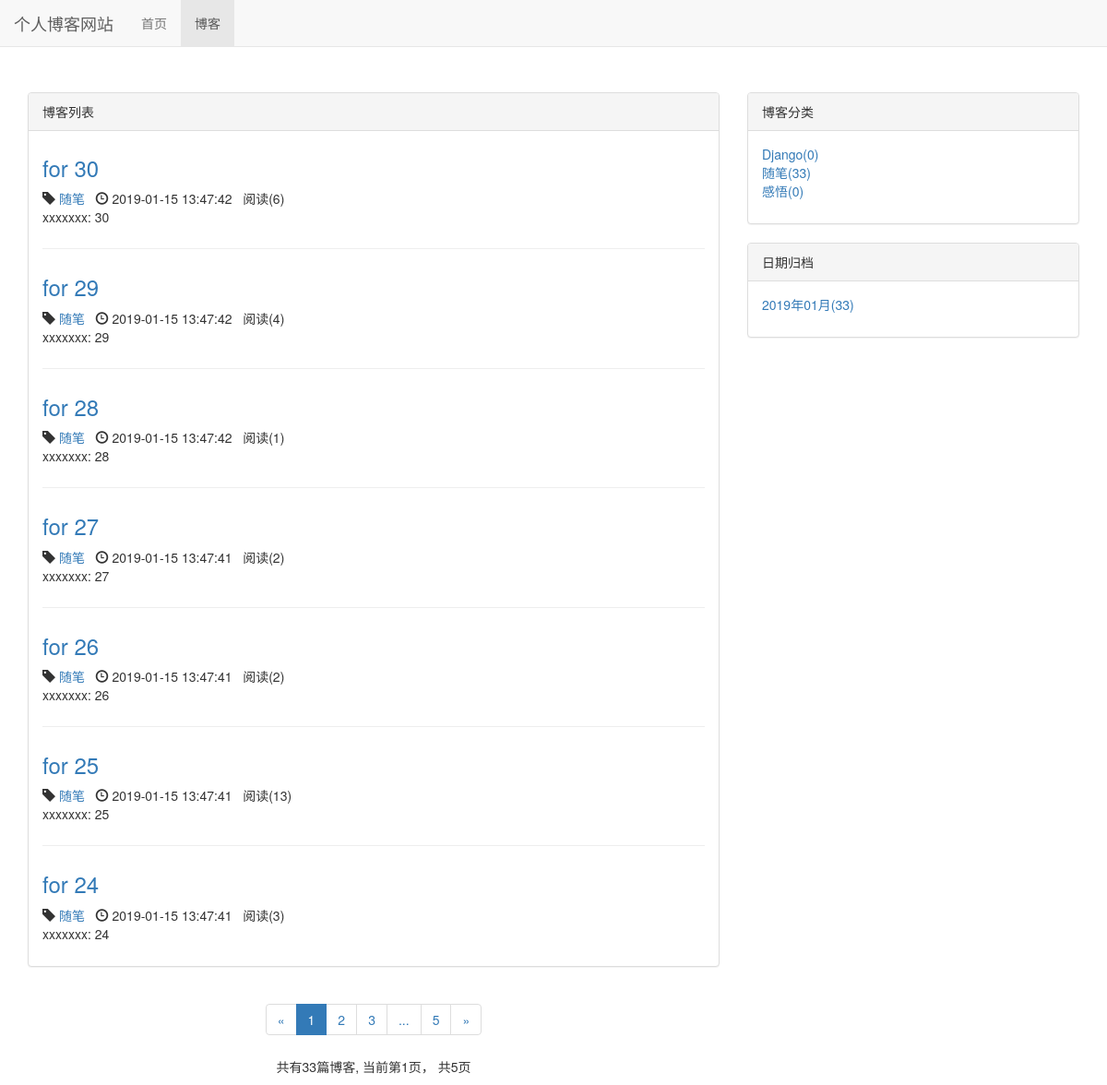
Screenshot of /blog/ with the database file from the repository.
### blog/models.py (models this page shows, shortened)
class Blog(models.Model, ReadNumMethod):
    title = models.CharField(max_length=50)
    blog_type = models.ForeignKey(BlogType, on_delete=models.DO_NOTHING)
    content = RichTextUploadingField()
    author = models.ForeignKey(User, on_delete=models.DO_NOTHING)
    read_details = GenericRelation(ReadDetail)
    created_time = models.DateTimeField(auto_now_add=True)
    last_updated_time = models.DateTimeField(auto_now=True)
    class Meta:
        ordering = ['-created_time']

class BlogType(models.Model):
    type_name = models.CharField(max_length=15)
    def __str__(self):
        return self.type_name

### read_statistics/models.py (models this page shows)
class ReadNum(models.Model):
    read_num = models.IntegerField(default=0)
    content_type = models.ForeignKey(ContentType, on_delete=models.DO_NOTHING)
    object_id = models.PositiveIntegerField()
    content_object = GenericForeignKey('content_type', 'object_id')

### blog/views.py (the view)
# urls.py: path('', views.blog_list, name="blog_list"),
def blog_list(request):
    blogs_all_list = Blog.objects.all()
    context = get_blog_list_common_data(request, blogs_all_list)
    return render(request, 'blog/blog_list.html', context)

### read_statistics/models.py (called while the page is built)
    def get_read_num(self):
        try:
            ct = ContentType.objects.get_for_model(self)
            readnum = ReadNum.objects.get(content_type=ct, object_id=self.pk)
            return readnum.read_num
        except exceptions.ObjectDoesNotExist:
            return 0

### blog/templates/blog/blog_list.html (shortened to what this page needs)
{% extends 'base.html' %}
{% block nav_blog_active %}active{% endblock %}
{% load staticfiles %}
{% block header_extends %}
    <link rel="stylesheet" href="{% static 'blog/blog.css' %}">
{% endblock %}
{% block content %}
    <div class="container">
        <div class="row">
            <div class="col-xs-12 col-sm-8">
                <div class="panel panel-default">
                    <div class="panel-heading">{% block blog_list_title %}博客列表
                        {% endblock %}
                    </div>
                    <div class="panel-body">
                        {% for blog in blogs %}
                            <div class="blog">
                                <h3><a href="{% url 'blog_detail' blog.pk %}">{{ blog.title }}</a></h3>
                                <p class="blog-info">
                                    <span class="glyphicon glyphicon-tag"></span>
                                    <a href="{% url 'blogs_with_type' blog.blog_type.pk %}">{{ blog.blog_type }}</a>&nbsp;&nbsp;
                                    <span class="glyphicon glyphicon-time"></span>
                                    {{ blog.created_time|date:"Y-m-d H:i:s" }}&nbsp;&nbsp;
                                    阅读({{ blog.get_read_num }})
                                </p>
                                <p>{{ blog.content|truncatechars:120 }}</p>
                            </div>
                        {% empty %}
                            <div class="blog">
                                <h3>暂无博客，敬请期待</h3>
                            </div>
                        {% endfor %}
                    </div>
                </div>
                <div class="paginator">
                    <ul class="pagination">
                        <li>
                            {% if page_of_blogs.has_previous %}
                                <a href="?page={{ page_of_blogs.previous_page_number }}" aria-label="Previous">
                                    <span aria-hidden="true">&laquo;</span>
                                </a>
                            {% else %}
                                <span aria-hidden="true">&laquo;</span>
                            {% endif %}
                        </li>
                        {% for page_num in page_range %}
                            {% if page_num == page_of_blogs.number %}
                                <li class="active"><span>{{ page_num }}</span></li>
                            {% else %}
                                {% if page_num == '...' %}
                                    <li><span>{{ page_num }}</span></li>
                                {% else %}
                                    <li><a href="?page={{ page_num }}">{{ page_num }}</a></li>
                                {% endif %}
                            {% endif %}
                        {% endfor %}
                        <li>
                            {% if page_of_blogs.has_next %}
                                <a href="?page={{ page_of_blogs.next_page_number }}" aria-label="Next">
                                    <span aria-hidden="true">&raquo;</span>
                                </a>
                            {% else %}
                                <span aria-hidden="true">&raquo;</span>
                            {% endif %}
                        </li>
                    </ul>
                    <p>
                    共有{{ page_of_blogs.paginator.count }}篇博客,
                    当前第{{ page_of_blogs.number }}页，
                    共{{ page_of_blogs.paginator.num_pages }}页
                    </p>
                </div>
            </div>
            <div class="hidden-xs col-sm-4">
                <div class="panel panel-default">
                    <div class="panel-heading">博客分类</div>
                    <div class="panel-body">
                        <ul class="blog-types">
                            {% for blog_type in blog_types %}
                                <li>
                                    <a href="{% url 'blogs_with_type' blog_type.pk %}">
                                        {{ blog_type.type_name }}({{ blog_type.blog_count }})
                                    </a>
                                </li>
                            {% empty %}
                                <li>暂无分类</li>
                            {% endfor %}
                        </ul>
                    </div>
                </div>
                <div class="panel panel-default">
                    <div class="panel-heading">日期归档</div>
                    <div class="panel-body">
                        <ul>
                            {% for blog_date, blog_count in blog_dates.items %}
                                <li>
                                    <a href="{% url 'blogs_with_date' blog_date.year blog_date.month %}">
                                    {{ blog_date|date:"Y年m月" }}({{ blog_count }})
                                    </a>
                                </li>
                            {% endfor %}
                        </ul>
                    </div>
                </div>
            </div>
        </div>
    </div>
{% endblock %}

### templates/base.html (shortened to what this page needs)
{% load staticfiles %}
<!DOCTYPE html>
<html lang="zh-CN">
<head>
    <link rel="stylesheet" href="{% static 'base.css' %}">
    <link rel="stylesheet" href="{% static 'bootstrap-3.3.7/css/bootstrap.min.css' %}">
    {% block header_extends %}{% endblock %}
</head>
<body>
    <div class="navbar navbar-default navbar-fixed-top" role="navigation">
        <div class="container-fluid">
            <div class="navbar-header">
                <a class="navbar-brand" href="{% url 'home' %}">个人博客网站</a>
            </div>
            <div id="navbar-collapse" class="collapse navbar-collapse">
                <ul class="nav navbar-nav">
                <li class="{% block nav_home_active %}{% endblock %}">
                    <a href="{% url 'home' %}">首页</a>
                </li>
                <li class="{% block nav_blog_active %}{% endblock %}">
                    <a href="{% url 'blog_list' %}">博客</a>
                </li>
            </ul>
            </div>
        </div>
    </div>
    {% block content %}{% endblock %}
</body>
</html>

### static/base.css (style rules this page uses)
* { margin: 0; padding: 0; }
body { margin-top: 100px!important; }
ul { list-style-type: none!important; }

### blog/static/blog/blog.css (style rules this page uses)
ul.blog-types { list-style-type: none; }
div.blog:not(:last-child) { margin-bottom: 2em; padding-bottom: 1em; border-bottom: 1px solid #eee; }
div.blog h3 { margin-top: 0.5em; }
div.blog p.blog-info { margin-bottom: 0; }
div.paginator { text-align: center; }

### rows the page displays
Blog: title "for 30", blog_type "随笔", created_time "2019-01-15 13:47:42", get_read_num "6", content "xxxxxxx: 30"
Blog: title "for 29", blog_type "随笔", created_time "2019-01-15 13:47:42", get_read_num "4", content "xxxxxxx: 29"
Blog: title "for 28", blog_type "随笔", created_time "2019-01-15 13:47:42", get_read_num "1", content "xxxxxxx: 28"
Blog: title "for 27", blog_type "随笔", created_time "2019-01-15 13:47:41", get_read_num "2", content "xxxxxxx: 27"
Blog: title "for 26", blog_type "随笔", created_time "2019-01-15 13:47:41", get_read_num "2", content "xxxxxxx: 26"
Blog: title "for 25", blog_type "随笔", created_time "2019-01-15 13:47:41", get_read_num "13", content "xxxxxxx: 25"
Blog: title "for 24", blog_type "随笔", created_time "2019-01-15 13:47:41", get_read_num "3", content "xxxxxxx: 24"
BlogType: type_name "Django", blog_count "0"
BlogType: type_name "随笔", blog_count "33"
BlogType: type_name "感悟", blog_count "0"

### other values shown
{{ page_num }} "1"
{{ page_num }} "2" "3" "5"
{{ page_num }} "..."
{{ page_of_blogs.paginator.count }} "33"
{{ page_of_blogs.number }} "1"
{{ page_of_blogs.paginator.num_pages }} "5"
{{ blog_date|date:"Y年m月" }} "2019年01月"
{{ blog_count }} "33"
